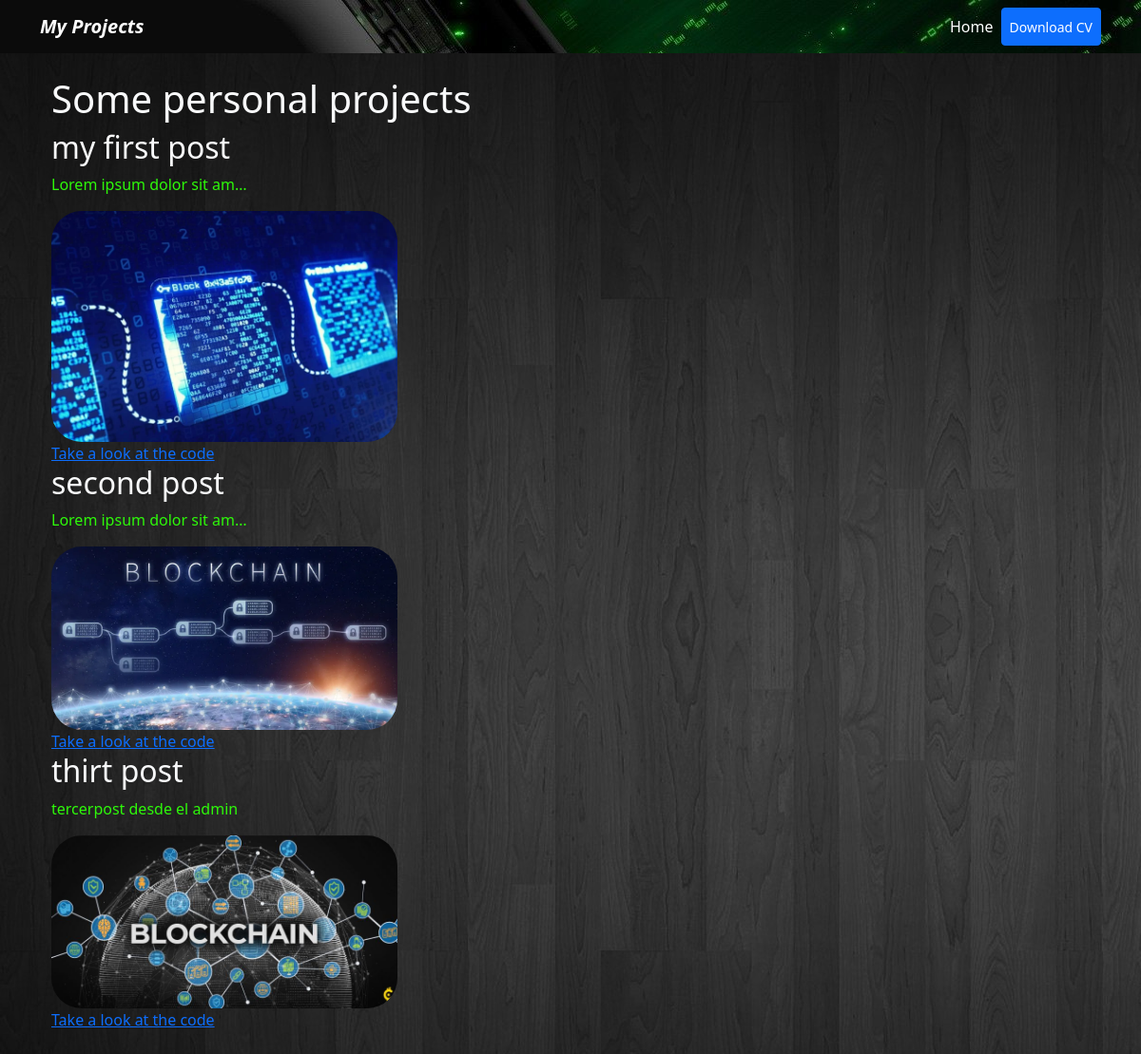
/blog/, run on an earlier commit of the app's database.
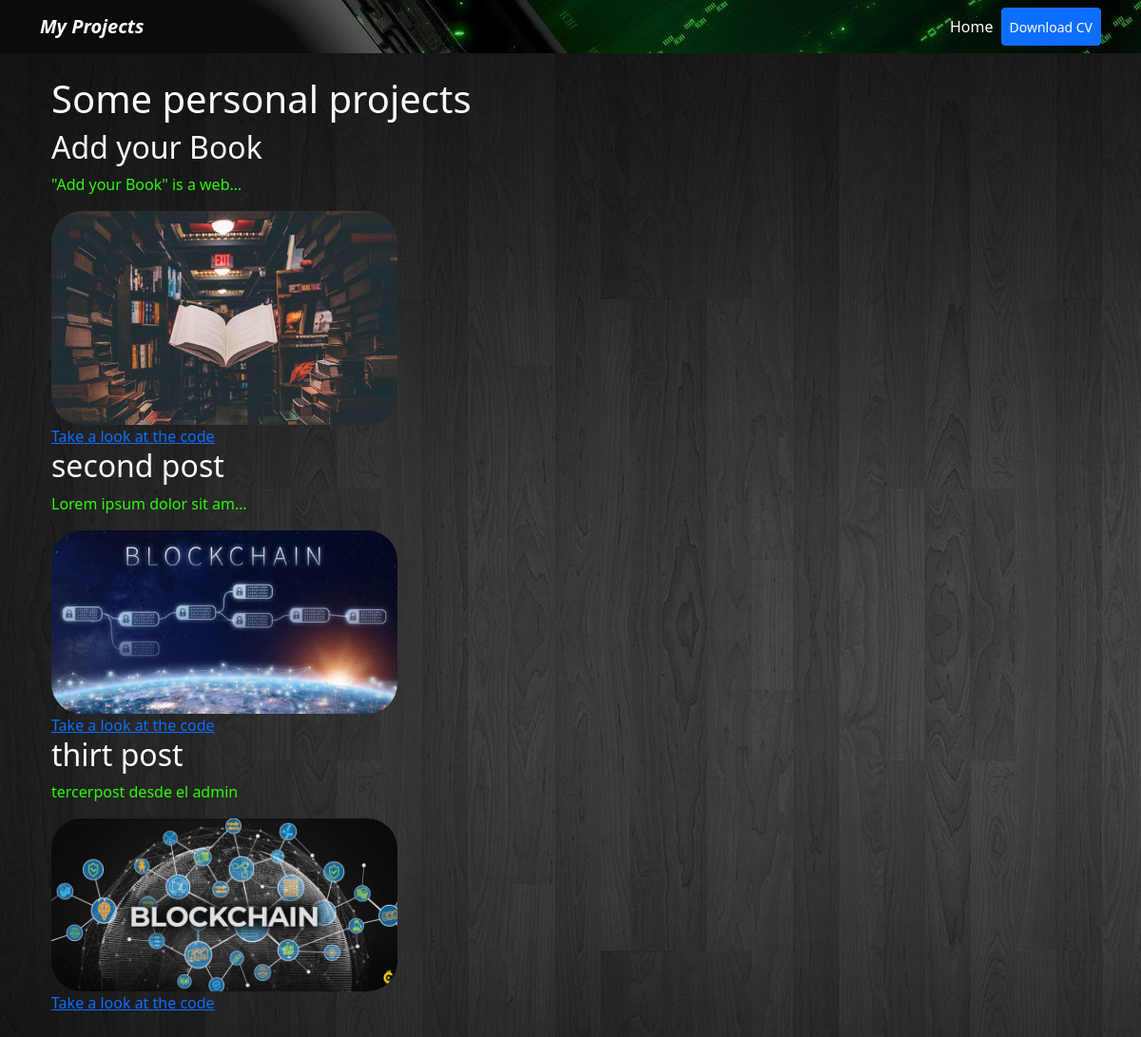
And on a later commit of the database.
### blog/models.py (models this page shows)
class Post(models.Model):
    tittle = models.CharField(max_length=100)
    description = models.TextField()
    image = models.ImageField(upload_to='blog/images/')
    url = URLField(blank=True)

### blog/views.py (the view)
# urls.py: path('', render_post, name='posts'),
def render_post(request):              # esta funcion retorna el html posts
    posts = Post.objects.all()
    return render(request, 'posts.html', {'articulos': posts})

### blog/templates/posts.html (shortened to what this page needs)
{% extends 'layout.html' %}
{% block content %}
<h1>Some personal projects</h1>
{% for post in articulos %}
    <h2>{{post.tittle}}</h2>
    <p>{{post.description|truncatechars:25}}</p>
    <div>
        <img  class="rounded-5 col-md-4 p-6" src="{{post.image.url}}" alt="{{post.title}}" class="col-md-4 p-4">
    </div>
    <a href="{{post.urls}}">Take a look at the code</a>
{% endfor %}
{% endblock %}

### portfolio/templates/layout.html (shortened to what this page needs)
{% load static %}
<!doctype html>
<html lang="en">
  <head>
    <link href="https://cdn.jsdelivr.net/npm/bootstrap@5.3.1/dist/css/bootstrap.min.css" rel="stylesheet">
    <link rel="stylesheet" href="{% static 'main.css' %}">
  </head>
  <body class="text-light">
    {% include  'partials/_navbar.html' %}
    <div class="container p-4">
        {% block content %}
        {% endblock %}
    </div>
  </body>
</html>

### portfolio/templates/partials/_navbar.html (shortened to what this page needs)
{% load static %}
<nav id="navbar"class="navbar navbar-expand-lg navbar-dark">                                                            <div class="container">
    <a class="navbar-brand fw-bold fst-italic" href="/blog">My Projects</a>
    <div class="collapse navbar-collapse" id="navbarNavAltMarkup">
      <div class="navbar-nav ms-auto">
        <a class="nav-link active" aria-current="page" href="/">Home</a>
        <a class="btn btn-primary btn-sm d-flex align-items-center bnt-hover" href="{% static 'portfolio/Cv.pdf' %}" target="_blank">Download CV</a>
      </div>
    </div>
  </div>
</nav>

### portfolio/static/main.css (style rules this page uses)
body { background-image: url(/media/iportfolio/images/fondomadera.jpg) }
#navbar { background-image: url(/media/fondobi2.jpeg); text-decoration: black; }
p { color: rgb(46, 248, 10); animation-duration: 3s; animation-name: slidein; }

What changed in the data, as far as the page shows it:
removed Post: tittle "my first post", description "Lorem ipsum dolor sit am…", image (picture)
added Post: tittle "Add your Book", description "\"Add your Book\" is a web…", image (picture)
